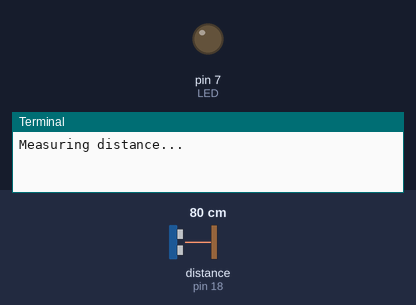
Simulated run of this program. Board: Raspberry Pi (header pin numbers). Shown: output pins drawn as LEDs (lit = HIGH), the last lines printed to the terminal. Inputs (shaded band) come from the test bench; at power-on: distance to the obstacle (sensor on pin 18) 80 cm. The echo pulse lasts 58.3 µs per cm; the clock reads 2024-03-15 10:24:30 at power-on unless the program sets it; pins used as bus, display or sensor lines are not drawn.

Above: at 0.5 s.
At 5.0 s:
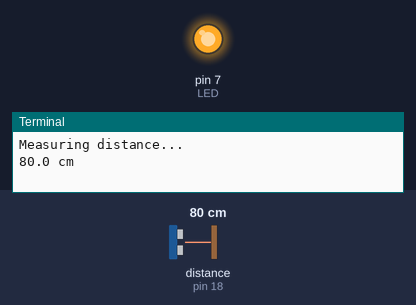
Timing chart, 0 to 23.4 s (numbered marks = the images above):
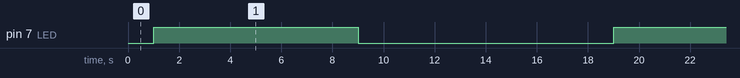

Measured:
- by itself, pin 7 (LED): alternates HIGH for 8.0 s and LOW for 10.0 s

The program:

pwm.py
```python
import RPi.GPIO as GPIO
import time

GPIO.setmode(GPIO.BOARD)

TRIG = 12
ECHO = 18
LED = 7

GPIO.setup(TRIG,GPIO.OUT)
GPIO.setup(ECHO,GPIO.IN)
GPIO.setup(LED,GPIO.OUT)

def distance():
    GPIO.output(TRIG, False)
    print("Measuring distance...")
    time.sleep(1)

    GPIO.output(TRIG, True)
    time.sleep(0.00001)
    GPIO.output(TRIG, False)

    start = time.time()
    stop = time.time()

    while GPIO.input(ECHO) == 0:
        start = time.time()

    while GPIO.input(ECHO) == 1:
        stop = time.time()

    timeelapsed = stop - start
    distance = (timeelapsed * 34300)/2
    return distance

if __name__ == '__main__':
    try:
        while True:
            dist = distance()
            print("%.1f cm" %dist)

            GPIO.output(LED,GPIO.HIGH)
            time.sleep(dist/10)
            GPIO.output(LED,GPIO.LOW)
            time.sleep(dist/10)

            time.sleep(1)

    except KeyboardInterrupt:
        print("Stop")
        GPIO.cleanup()
    finally:
        GPIO.cleanup()
```
